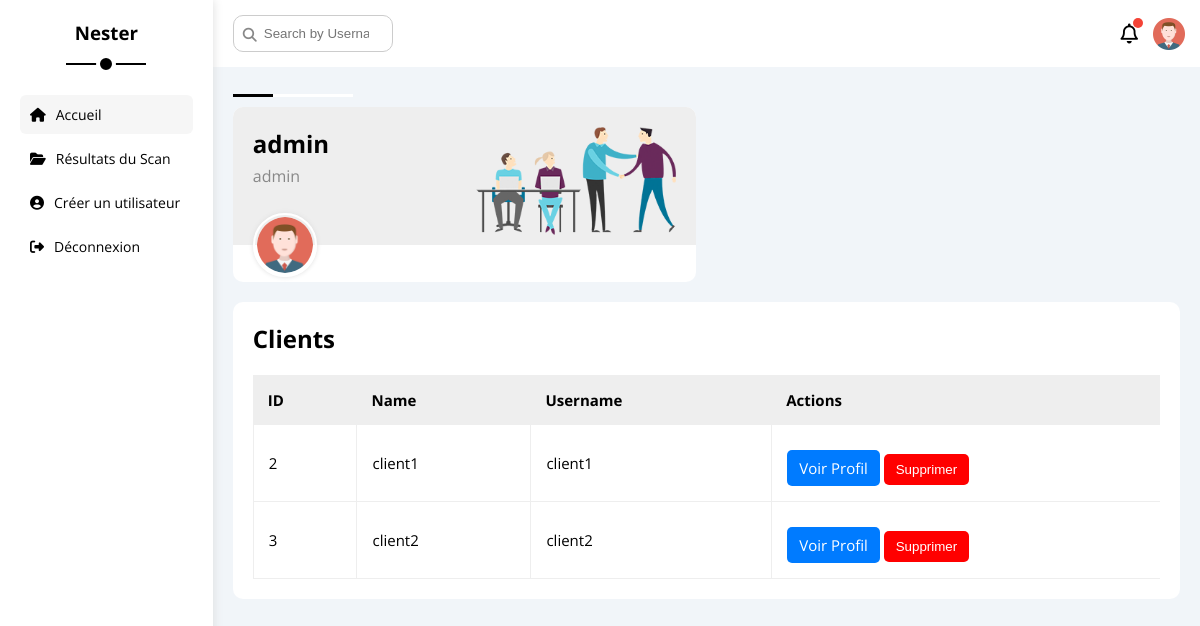
Screenshot of /admin_dashboard (signed in) with the database file from the repository.
### models.py (models this page shows, shortened)
class User(db.Model):
    id = db.Column(db.Integer, primary_key=True)
    name = db.Column(db.String(100), nullable=False)
    username = db.Column(db.String(120), unique=True, nullable=False)
    password_hash = db.Column(db.String(200), nullable=False)
    role = db.Column(db.String(20), nullable=False, default='client')
    scan_results = db.relationship('ScanResult', backref='user', lazy=True)

### Nester/app.py (the view)
@app.route('/admin_dashboard')
def admin_dashboard():
    if 'user_id' not in session:
        return redirect(url_for('login'))
    current_user = User.query.get(session['user_id'])
    if not current_user or current_user.role != 'admin':
        flash("Vous n'êtes pas autorisé à accéder à cette page.", "danger")
        return redirect(url_for('home'))
    users = User.query.filter_by(role='client').all()
    return render_template('admin_dashboard.html', users=users, current_user=current_user)

### Nester/templates/admin_dashboard.html (shortened to what this page needs)
<!DOCTYPE html>
<html lang="en">
  <head>
    <link rel="stylesheet" type="text/css" href="{{ url_for('static', filename='css/all.min.css') }}">
    <link rel="stylesheet" type="text/css" href="{{ url_for('static', filename='css/framework.css') }}">
    <link rel="stylesheet" type="text/css" href="{{ url_for('static', filename='css/master.css') }}">
    <link rel="stylesheet" href="https://cdnjs.cloudflare.com/ajax/libs/font-awesome/6.5.1/css/all.min.css">
  </head>
  <body>
    <div class="page d-flex">
      <div class="sidebar bg-white p-20 p-relative">
        <h3 class="p-relative txt-c mt-0">Nester</h3>
        <ul>
          <li>
            <a class="active d-flex align-center fs-14 c-black rad-6 p-10" href="index.html">
              <i class="fa-solid fa-house"></i>
              <span>Accueil</span>
            </a>
          </li>
          <li>
            <a class="d-flex align-center fs-14 c-black rad-6 p-10" href="{{ url_for('clients') }}">
              <i class="fa-solid fa-folder-open"></i>
              <span>Résultats du Scan</span>
            </a>
          </li>
          <li>
            <a class="d-flex align-center fs-14 c-black rad-6 p-10" href="{{ url_for('register') }}">
              <i class="fa-solid fa-circle-user"></i>
              <span>Créer un utilisateur</span>
            </a>
          </li>
          <li>
            <form action="{{ url_for('logout') }}" method="post" class="d-inline">
              <a type="submit" class="d-flex align-center fs-14 c-black rad-6 p-10 bg-none border-none">
                <i class="fa-solid fa-right-from-bracket"></i>
                  <span>Déconnexion</span>
              </a>
            </form>
          </li>
        </ul>
      </div>
      <div class="content w-full">
        <div class="head bg-white p-15 between-flex">
          <div class="search p-relative">
            <input class="p-10" type="search" id="searchInput" placeholder="Search by Username" onkeyup="searchByUsername()" />
          </div>
          <div class="icons d-flex align-center">
            <span class="notification" id="notifIcon">
              <i class="fa-regular fa-bell fa-lg"></i>
            </span>
            <img src="static/imgs/avatar.png" alt="" />
          </div>
        </div>
        <div class="wrapper d-grid gap-20">
          <div class="welcome bg-white rad-10 txt-c-mobile block-mobile">
            <div class="intro p-20 d-flex space-between bg-eee">
              <div>
                <h2 class="m-0">{{ current_user.role }}</h2>
                <p class="c-grey mt-5">{{ current_user.username }}</p>
              </div>
              <img class="hide-mobile" src="static/imgs/welcome.png" alt="" />
            </div>
            <img src="static/imgs/avatar.png" alt="" class="avatar" />
          </div>
        </div>
<div class="projects p-20 bg-white rad-10 m-20">
  <h2 class="mt-0 mb-20">Clients</h2>
  <div class="responsive-table">
    <table class="fs-15 w-full">
      <thead>
        <tr>
          <td>ID</td>
          <td>Name</td>
          <td>Username</td>
          <td>Actions</td>
        </tr>
      </thead>
      <tbody>
        {% for user in users %}
        <tr>
          <td>{{ user.id }}</td>
          <td>{{ user.name }}</td>
          <td>{{ user.username }}</td>
          <td>
            {% if current_user.role == 'admin' %}
            <a href="{{ url_for('client_profile', id=user.id) }}" class="btn-profile">Voir Profil</a>
            <form action="{{ url_for('delete_user', id=user.id) }}" method="POST" style="display:inline;">
              <button type="submit" class="btn-danger">Supprimer</button>
            </form>
          </div>
            {% endif %}
        {% endfor %}
  </div>
</div>
  </body>
</html>

### Nester/static/css/framework.css (style rules this page uses)
:root { --blue-color: #0075ff; --blue-alt-color: #0d69d5; --orange-color: #f59e0b; --green-color: #22c55e; --red-color: #f44336; --grey-color: #888; }
.d-flex { display: flex; }
.align-center { align-items: center; }
.space-between { justify-content: space-between; }
.d-grid { display: grid; }
.gap-20 { gap: 20px; }
.p-10 { padding: 10px; }
.p-15 { padding: 15px; }
.p-20 { padding: 20px; }
.m-0 { margin: 0; }
.m-20 { margin: 20px; }
.mt-0 { margin-top: 0; }
.mt-5 { margin-top: 5px; }
.mb-20 { margin-bottom: 20px; }
.c-black { color: black; }
.c-grey { color: var(--grey-color); }
.bg-white { background-color: white; }
.bg-eee { background-color: #eee; }
.p-relative { position: relative; }
.txt-c { text-align: center; }
.fs-14 { font-size: 14px; }
.fs-15 { font-size: 15px; }
.rad-6 { border-radius: 6px; }
.rad-10 { border-radius: 10px; }
.w-full { width: 100%; }
.between-flex { display: flex; align-items: center; justify-content: space-between; }

### Nester/static/css/master.css (style rules this page uses)
:root { --blue-color: #0075ff; --blue-alt-color: #0d69d5; --orange-color: #f59e0b; --green-color: #22c55e; --red-color: #f44336; --grey-color: #888; }
* { box-sizing: border-box; }
body { font-family: "Open Sans", sans-serif; margin: 0; }
a { text-decoration: none; }
ul { list-style: none; padding: 0; }
.page { background-color: #f1f5f9; min-height: 100vh; }
.sidebar { width: 250px; box-shadow: 0 0 10px #ddd; }
.sidebar > h3 { margin-bottom: 50px; }
.sidebar > h3::before, .sidebar > h3::after { content: ""; background-color: black; transform: translateX(-50%); position: absolute; left: 50%; }
.sidebar > h3::before { width: 80px; height: 2px; bottom: -20px; }
.sidebar > h3::after { bottom: -29px; width: 12px; height: 12px; border-radius: 50%; border: 4px solid white; }
.sidebar ul li a { transition: 0.3s; margin-bottom: 5px; }
.sidebar ul li a:hover, .sidebar ul li a.active { background-color: #f6f6f6; }
.sidebar ul li a span { font-size: 14px; margin-left: 10px; }
.content { overflow: hidden; }
.head .search::before { font-family: var(--fa-style-family-classic); content: "\f002"; font-weight: 900; position: absolute; left: 15px; top: 50%; transform: translateY(-50%); font-size: 14px; color: var(--grey-color); }
.head .search input { border: 1px solid #ccc; border-radius: 10px; margin-left: 5px; padding-left: 30px; width: 160px; transition: width 0.3s; }
.head .icons .notification::before { content: ""; position: absolute; width: 10px; height: 10px; background-color: var(--red-color); border-radius: 50%; right: -5px; top: -5px; }
.head .icons img { width: 32px; height: 32px; margin-left: 15px; }
.wrapper { grid-template-columns: repeat(auto-fill, minmax(450px, 1fr)); margin-left: 20px; margin-right: 20px; margin-bottom: 20px; }
.welcome { overflow: hidden; }
.welcome .intro img { width: 200px; margin-bottom: -10px; }
.welcome .avatar { width: 64px; height: 64px; border: 2px solid white; border-radius: 50%; padding: 2px; box-shadow: 0 0 5px #ddd; margin-left: 20px; margin-top: -32px; }
.projects .responsive-table { overflow-x: auto; }
.projects table { min-width: 1000px; border-spacing: 0; }
.projects thead td { background-color: #eee; font-weight: bold; }
.projects table td { padding: 15px; }
.projects tbody td { border-bottom: 1px solid #eee; border-left: 1px solid #eee; transition: 0.3s; }
.projects table tbody tr td:last-child { border-right: 1px solid #eee; }

### Nester/templates/admin_dashboard.html (style rules this page uses)
.notification { cursor: pointer; position: relative; }
.btn-danger { background-color: red; color: white; border: none; padding: 8px 12px; border-radius: 5px; }
.btn-profile { display: inline-block; margin-top: 10px; padding: 8px 12px; background-color: #007bff; color: white; text-decoration: none; border-radius: 5px; transition: background 0.3s; }

### rows the page displays
User: role "admin", username "admin"
User: id "2", name "client1", username "client1"
User: id "3", name "client2", username "client2"
